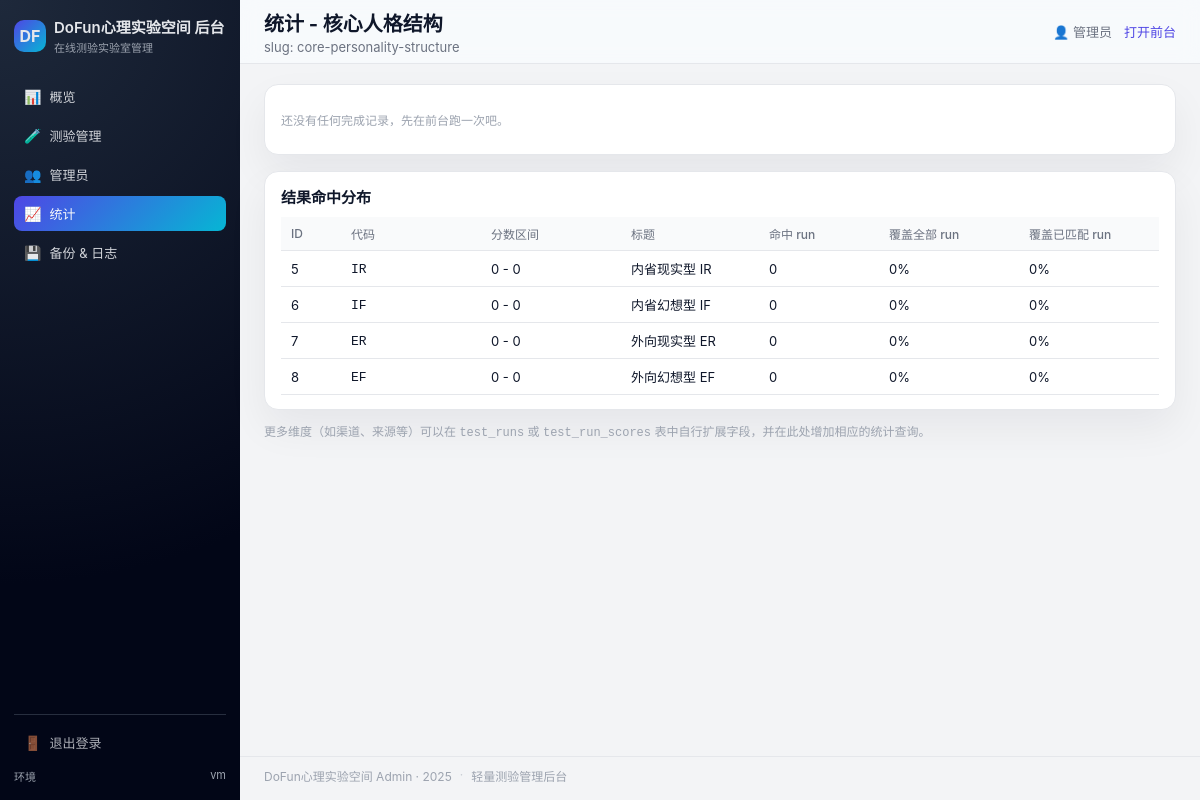
Screenshot of /admin/stats.php?test_id=3 (signed in) with the database file from the repository.
### tables this page shows
CREATE TABLE `tests` (
  `id` int(10) UNSIGNED NOT NULL,
  `slug` varchar(100) NOT NULL,
  `title` varchar(255) NOT NULL,
  `subtitle` varchar(255) DEFAULT NULL,
  `description` text,
  `title_color` char(7) DEFAULT NULL,
  `emoji` varchar(16) DEFAULT NULL,
  `tags` varchar(255) DEFAULT NULL,
  `status` enum('draft','published','archived') NOT NULL DEFAULT 'draft',
  `sort_order` int(11) NOT NULL DEFAULT '0',
  `created_at` datetime NOT NULL DEFAULT CURRENT_TIMESTAMP,
  `updated_at` datetime NOT NULL DEFAULT CURRENT_TIMESTAMP ON UPDATE CURRENT_TIMESTAMP,
  `scoring_mode` enum('simple','dimensions','range','custom') NOT NULL DEFAULT 'simple',
  `scoring_config` json DEFAULT NULL,
  `display_mode` enum('single_page','step_by_step') NOT NULL DEFAULT 'single_page'
);

CREATE TABLE `results` (
  `id` int(10) UNSIGNED NOT NULL,
  `test_id` int(10) UNSIGNED NOT NULL,
  `code` varchar(50) NOT NULL,
  `title` varchar(255) NOT NULL,
  `description` text,
  `image_url` varchar(255) DEFAULT NULL,
  `min_score` decimal(10,2) DEFAULT NULL,
  `max_score` decimal(10,2) DEFAULT NULL,
  `created_at` datetime NOT NULL DEFAULT CURRENT_TIMESTAMP,
  `updated_at` datetime NOT NULL DEFAULT CURRENT_TIMESTAMP ON UPDATE CURRENT_TIMESTAMP
);

### admin/stats.php (the view, shortened to what this page needs)
<?php
require __DIR__ . '/../lib/db_connect.php';
$testId = null;
if (isset($_GET['test_id'])) {
    $testId = (int)$_GET['test_id'];
}
    ?>
    <?php
$testStmt = $pdo->prepare("SELECT * FROM tests WHERE id = ? LIMIT 1");
$testStmt->execute([$testId]);
$test = $testStmt->fetch(PDO::FETCH_ASSOC);
$totalRunsStmt = $pdo->prepare("SELECT COUNT(*) FROM test_runs WHERE test_id = ?");
$totalRunsStmt->execute([$testId]);
$totalRuns = (int)$totalRunsStmt->fetchColumn();
$totalHitStmt = $pdo->prepare(
    "SELECT COUNT(*)
     FROM test_runs
     WHERE test_id = ?
       AND result_id IS NOT NULL"
);
$totalHitStmt->execute([$testId]);
$matchedRuns = (int)$totalHitStmt->fetchColumn();
$distStmt = $pdo->prepare(
    "SELECT
         res.id,
         res.code,
         res.min_score,
         res.max_score,
         res.title,
         COUNT(tr.id) AS hit_count
     FROM results res
     LEFT JOIN test_runs tr ON tr.result_id = res.id
     WHERE res.test_id = ?
     GROUP BY res.id, res.code, res.min_score, res.max_score, res.title
     ORDER BY res.min_score ASC, res.id ASC"
);
$distStmt->execute([$testId]);
$resultStats = $distStmt->fetchAll(PDO::FETCH_ASSOC);
$pageTitle    = '统计 - ' . ($test['title'] ?? '');
$pageSubtitle = 'slug: ' . ($test['slug'] ?? '');
$activeMenu   = 'stats';
?>
<div class="admin-card" style="margin-bottom:16px;">
    <?php if ($totalRuns === 0): ?>
        <p class="admin-table__muted">还没有任何完成记录，先在前台跑一次吧。</p>
    <?php endif; ?>
</div>
<div class="admin-card">
    <h2 class="admin-page-title" style="font-size:15px;margin:0 0 10px;">结果命中分布</h2>
    <?php if (!$resultStats): ?>
        <p class="admin-table__muted">暂无结果数据，先在上方添加结果区间吧。</p>
    <?php else: ?>
        <table class="admin-table">
            <thead>
            <tr>
                <th style="width:60px;">ID</th>
                <th style="width:140px;">代码</th>
                <th style="width:140px;">分数区间</th>
                <th>标题</th>
                <th style="width:120px;">命中 run</th>
                <th style="width:140px;">覆盖全部 run</th>
                <th style="width:140px;">覆盖已匹配 run</th>
            </tr>
            </thead>
            <tbody>
            <?php foreach ($resultStats as $row): ?>
                <?php
                $hitCount = (int)$row['hit_count'];
                $pctRuns = $totalRuns > 0 ? round($hitCount * 100.0 / $totalRuns, 1) : 0.0;
                $pctHits = $matchedRuns > 0 ? round($hitCount * 100.0 / $matchedRuns, 1) : 0.0;
                ?>
                <tr>
                    <td><?= (int)$row['id'] ?></td>
                    <td><code><?= htmlspecialchars($row['code']) ?></code></td>
                    <td><?= (int)$row['min_score'] ?> - <?= (int)$row['max_score'] ?></td>
                    <td><?= htmlspecialchars($row['title']) ?></td>
                    <td><?= $hitCount ?></td>
                    <td><?= $pctRuns ?>%</td>
                    <td><?= $pctHits ?>%</td>
                </tr>
            <?php endforeach; ?>
            </tbody>
        </table>
    <?php endif; ?>
</div>
<p class="admin-table__muted">
    更多维度（如渠道、来源等）可以在 <code>test_runs</code> 或 <code>test_run_scores</code> 表中自行扩展字段，并在此处增加相应的统计查询。
</p>
<?php
$content = ob_get_clean();
include __DIR__ . '/layout.php';

### admin/layout.php (shortened to what this page needs)
<!DOCTYPE html>
<html lang="zh-CN">
<head>
    <link rel="stylesheet" href="../assets/css/admin.css?v=20251120">
</head>
<body class="admin-body">
<div class="admin-shell">
    <aside class="admin-sidebar">
        <div class="admin-sidebar__logo">
            <div class="admin-logo-mark">DF</div>
            <div class="admin-logo-text">
                <div class="admin-logo-text__title">DoFun心理实验空间 后台</div>
                <div class="admin-logo-text__sub">在线测验实验室管理</div>
            </div>
        </div>
        <nav class="admin-nav">
            <a href="index.php"
               class="admin-nav__item <?= $activeMenu === 'dashboard' ? 'is-active' : '' ?>">
                <span class="admin-nav__icon">📊</span>
                <span class="admin-nav__label">概览</span>
            </a>
            <a href="tests.php"
               class="admin-nav__item <?= $activeMenu === 'tests' ? 'is-active' : '' ?>">
                <span class="admin-nav__icon">🧪</span>
                <span class="admin-nav__label">测验管理</span>
            </a>
            <a href="admin_users.php"
               class="admin-nav__item <?= $activeMenu === 'admin_users' ? 'is-active' : '' ?>">
                <span class="admin-nav__icon">👥</span>
                <span class="admin-nav__label">管理员</span>
            </a>
            <a href="stats.php"
               class="admin-nav__item <?= $activeMenu === 'stats' ? 'is-active' : '' ?>">
                <span class="admin-nav__icon">📈</span>
                <span class="admin-nav__label">统计</span>
            </a>
            <a href="backup_logs.php"
               class="admin-nav__item <?= $activeMenu === 'backup' ? 'is-active' : '' ?>">
                <span class="admin-nav__icon">💾</span>
                <span class="admin-nav__label">备份 & 日志</span>
            </a>
        </nav>
        <div class="admin-sidebar__footer">
            <a href="logout.php" class="admin-nav__item admin-nav__item--muted">
                <span class="admin-nav__icon">🚪</span>
                <span class="admin-nav__label">退出登录</span>
            </a>
            <div class="admin-sidebar__meta">
                <span class="admin-meta-key">环境</span>
                <span class="admin-meta-value">
                    <?= htmlspecialchars(php_uname('n')) ?>
                </span>
            </div>
        </div>
    </aside>
    <div class="admin-main">
        <header class="admin-topbar">
            <div class="admin-topbar__left">
                <h1 class="admin-page-title"><?= htmlspecialchars($pageTitle) ?></h1>
                <?php if (!empty($pageSubtitle ?? '')): ?>
                    <p class="admin-page-subtitle"><?= htmlspecialchars($pageSubtitle) ?></p>
                <?php endif; ?>
            </div>
            <div class="admin-topbar__right">
                <span class="admin-topbar__user">👤 管理员</span>
                <a class="admin-topbar__link" href="../" target="_blank">打开前台</a>
            </div>
        </header>
        <main class="admin-content">
            <?php
            if (isset($content)) {
                echo $content;
            } elseif (isset($contentFile) && file_exists($contentFile)) {
                include $contentFile;
            }
            ?>
        </main>
        <footer class="admin-footer">
            <span>DoFun心理实验空间 Admin · <?= date('Y') ?></span>
            <span class="admin-footer__dot">·</span>
            <span>轻量测验管理后台</span>
        </footer>
    </div>
</div>
</body>
</html>

### assets/css/admin.css (style rules this page uses)
*, *::before, *::after { box-sizing: border-box; }
html, body { margin: 0; padding: 0; font-family: -apple-system, BlinkMacSystemFont, "SF Pro Text", system-ui, -system-ui, "Segoe UI", sans-serif; color: #0f172a; background: #f3f4f6; }
.admin-body { background: #0f172a; }
.admin-shell { display: flex; min-height: 100vh; }
.admin-sidebar { width: 240px; background: radial-gradient(circle at top left, #1e293b, #020617 70%); color: #e5e7eb; padding: 16px 14px; display: flex; flex-direction: column; }
.admin-sidebar__logo { display: flex; align-items: center; margin-bottom: 24px; }
.admin-logo-mark { width: 32px; height: 32px; border-radius: 10px; background: linear-gradient(135deg, #4f46e5, #06b6d4); display: flex; align-items: center; justify-content: center; font-weight: 700; font-size: 16px; margin-right: 8px; }
.admin-logo-text__title { font-size: 15px; font-weight: 600; }
.admin-logo-text__sub { font-size: 11px; color: #9ca3af; margin-top: 2px; }
.admin-nav { display: flex; flex-direction: column; gap: 4px; margin-bottom: auto; }
.admin-nav__item { display: flex; align-items: center; padding: 8px 10px; border-radius: 8px; text-decoration: none; color: #e5e7eb; font-size: 13px; opacity: 0.9; transition: background 0.18s ease, opacity 0.18s ease, transform 0.12s ease; }
.admin-nav__item.is-active { background: linear-gradient(135deg, #4f46e5, #06b6d4); color: #f9fafb; opacity: 1; }
.admin-nav__item--muted { opacity: 0.75; }
.admin-nav__icon { margin-right: 8px; font-size: 14px; }
.admin-sidebar__footer { margin-top: 16px; padding-top: 10px; border-top: 1px solid rgba(148, 163, 184, 0.25); }
.admin-sidebar__meta { margin-top: 8px; font-size: 11px; color: #9ca3af; display: flex; justify-content: space-between; }
.admin-main { flex: 1; display: flex; flex-direction: column; background: #f3f4f6; }
.admin-topbar { height: 64px; padding: 12px 24px; display: flex; align-items: center; justify-content: space-between; border-bottom: 1px solid #e5e7eb; backdrop-filter: blur(10px); background: rgba(248, 250, 252, 0.92); position: sticky; top: 0; z-index: 10; }
.admin-page-title { margin: 0; font-size: 20px; font-weight: 650; color: #0f172a; }
.admin-page-subtitle { margin: 2px 0 0; font-size: 13px; color: #6b7280; }
.admin-topbar__right { display: flex; align-items: center; }
.admin-topbar__user { font-size: 13px; color: #6b7280; margin-right: 12px; }
.admin-topbar__link { font-size: 13px; color: #4f46e5; text-decoration: none; }
.admin-content { padding: 20px 24px 40px; }
.admin-footer { padding: 10px 24px 16px; font-size: 12px; color: #9ca3af; border-top: 1px solid #e5e7eb; margin-top: auto; display: flex; justify-content: flex-start; gap: 8px; }
.admin-footer__dot { opacity: 0.5; }
.admin-card { background: #ffffff; border-radius: 14px; padding: 14px 16px; box-shadow: 0 18px 40px rgba(15, 23, 42, 0.06); border: 1px solid #e5e7eb; }
.admin-table { width: 100%; border-collapse: collapse; font-size: 13px; }
.admin-table thead tr { background: #f9fafb; }
.admin-table th, .admin-table td { padding: 8px 10px; text-align: left; border-bottom: 1px solid #e5e7eb; vertical-align: middle; }
.admin-table th { font-weight: 500; color: #6b7280; font-size: 12px; }
.admin-table__muted { font-size: 12px; color: #9ca3af; }

### rows the page displays
tests: title "统计 - 核心人格结构", slug "slug: core-personality-structure"
results: id "5", code "IR", min_score "0", max_score "0", title "内省现实型 IR", hitCount "0", pctRuns "0", pctHits "0"
results: id "6", code "IF", min_score "0", max_score "0", title "内省幻想型 IF", hitCount "0", pctRuns "0", pctHits "0"
results: id "7", code "ER", min_score "0", max_score "0", title "外向现实型 ER", hitCount "0", pctRuns "0", pctHits "0"
results: id "8", code "EF", min_score "0", max_score "0", title "外向幻想型 EF", hitCount "0", pctRuns "0", pctHits "0"

### other values shown
php_uname('n') "vm"
